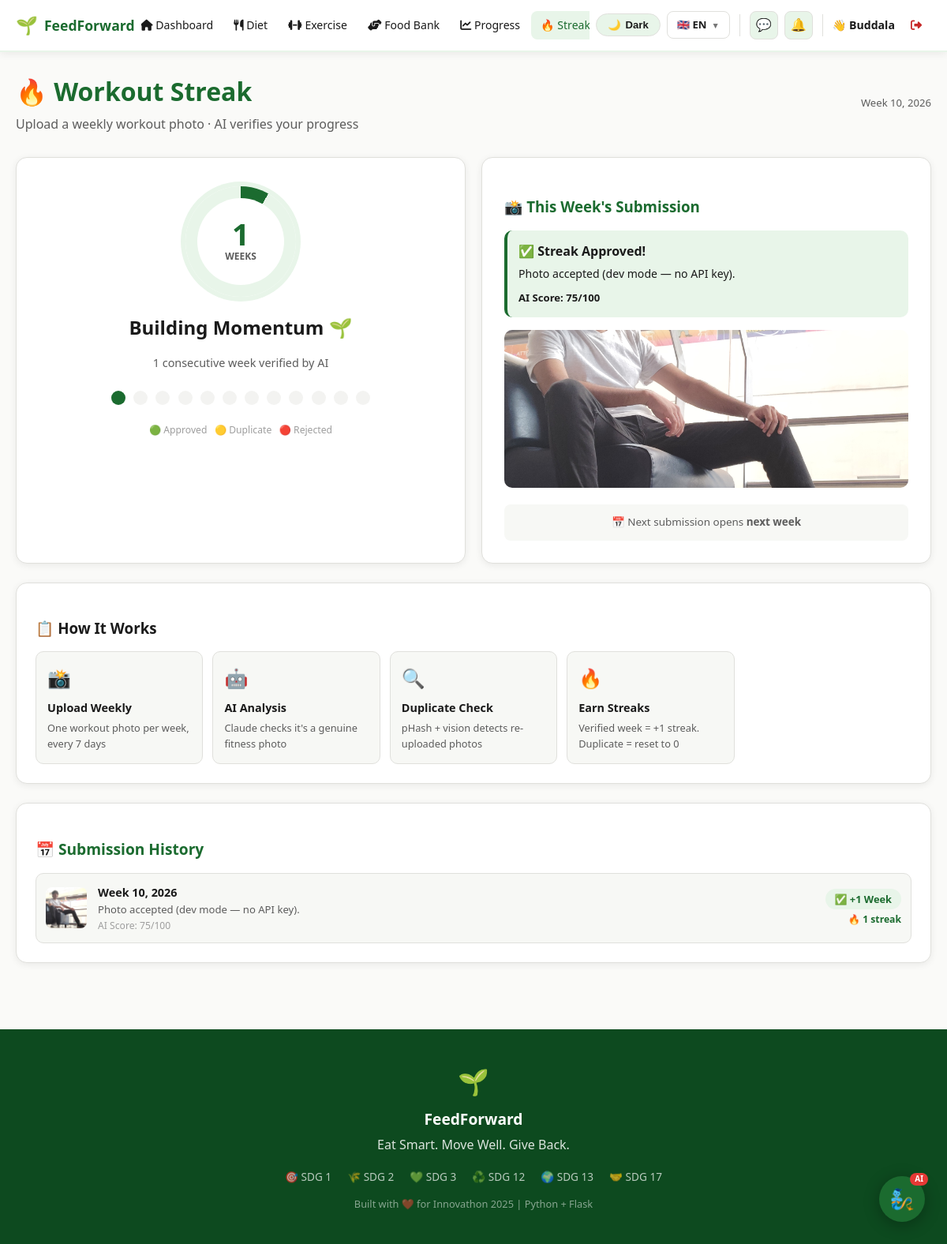
/streak/ (signed in), run on the app's committed database.
### models/user.py (models this page shows, shortened)
class User(db.Model, UserMixin):
    __tablename__ = 'users'
    id            = db.Column(db.Integer, primary_key=True)
    name          = db.Column(db.String(100), nullable=False)
    email         = db.Column(db.String(120), unique=True, nullable=False)
    password_hash = db.Column(db.String(200), nullable=False)
    role          = db.Column(db.String(20), default='user')  # user / donor / recipient / admin
    age           = db.Column(db.Integer)
    weight        = db.Column(db.Float)
    height        = db.Column(db.Float)
    gender        = db.Column(db.String(10))
    dietary_pref  = db.Column(db.String(20))   # veg / non_veg / vegan
    health_goal   = db.Column(db.String(20))   # lose_weight / gain_muscle / stay_fit
    fitness_level = db.Column(db.String(20))   # beginner / intermediate / advanced
    equipment     = db.Column(db.String(20))   # none / dumbbells / gym
    days_per_week = db.Column(db.Integer, default=4)
    location      = db.Column(db.String(200))
    latitude      = db.Column(db.Float)
    longitude     = db.Column(db.Float)
    profile_complete = db.Column(db.Boolean, default=False)
    allergies     = db.Column(db.String(200), default='')  # comma-separated e.g. "gluten,dairy,nuts"
    created_at    = db.Column(db.DateTime, default=datetime.utcnow)
    meal_plans    = db.relationship('MealPlan',     backref='user', lazy=True)
    exercise_plans= db.relationship('ExercisePlan', backref='user', lazy=True)
    donations     = db.relationship('FoodListing',  foreign_keys='FoodListing.donor_id',    backref='donor',     lazy=True)
    claims        = db.relationship('FoodListing',  foreign_keys='FoodListing.claimed_by',  backref='recipient', lazy=True)
    progress_logs = db.relationship('ProgressLog',  backref='user', lazy=True)

### models/streak_photo.py (models this page shows)
class StreakPhoto(db.Model):
    __tablename__ = 'streak_photos'
    id           = db.Column(db.Integer, primary_key=True)
    user_id      = db.Column(db.Integer, db.ForeignKey('users.id'), nullable=False)
    photo_path   = db.Column(db.String(300), nullable=False)
    photo_hash   = db.Column(db.String(64),  nullable=False)
    week_number  = db.Column(db.Integer, nullable=False)
    year         = db.Column(db.Integer, nullable=False)
    ai_verdict   = db.Column(db.String(20), default='pending')  # pending/approved/rejected/duplicate
    ai_feedback  = db.Column(db.Text)
    ai_score     = db.Column(db.Float)
    streak_count = db.Column(db.Integer, default=0)
    uploaded_at  = db.Column(db.DateTime, default=datetime.utcnow)
    user = db.relationship('User', backref=db.backref('streak_photos', lazy=True))

### routes/streak.py (the view)
@streak_bp.route('/')
@login_required
def index():
    year, week    = get_week_key()
    current_streak = get_current_streak(current_user.id)
    this_week     = StreakPhoto.query.filter_by(
        user_id=current_user.id, year=year, week_number=week).first()
    history       = (StreakPhoto.query.filter_by(user_id=current_user.id)
                     .order_by(StreakPhoto.year.desc(), StreakPhoto.week_number.desc())
                     .limit(12).all())
    return render_template('streak/index.html', current_streak=current_streak,
                           this_week=this_week, history=history, week=week, year=year)

### templates/streak/index.html (shortened to what this page needs)
{% extends 'base.html' %}
{% block content %}
<div style="display:flex;justify-content:space-between;align-items:center;flex-wrap:wrap;gap:12px;margin-bottom:28px;">
  <div>
    <h1 style="font-size:2rem;font-weight:800;color:var(--green);margin:0;">🔥 Workout Streak</h1>
    <p style="color:var(--text2);margin:4px 0 0;">Upload a weekly workout photo · AI verifies your progress</p>
  </div>
  <div style="font-size:.82rem;color:var(--text2);">Week {{ week }}, {{ year }}</div>
</div>
<div style="display:grid;grid-template-columns:1fr 1fr;gap:20px;margin-bottom:24px;">
  <div class="card" style="text-align:center;padding:36px 24px;">
    <div class="streak-ring" id="streakRing">
      <div class="streak-inner">
        <div style="font-size:2.4rem;font-weight:900;color:var(--green);line-height:1;">{{ current_streak }}</div>
        <div style="font-size:.75rem;font-weight:700;color:var(--text2);">WEEKS</div>
      </div>
    </div>
    <h2 style="font-weight:800;margin-bottom:6px;">
      {% if current_streak == 0 %}Start Your Streak! 💪
      {% elif current_streak < 4 %}Building Momentum 🌱
      {% elif current_streak < 8 %}On Fire! 🔥
      {% elif current_streak < 12 %}Unstoppable! ⚡
      {% else %}Legend Status! 🏆{% endif %}
    </h2>
    <p style="color:var(--text2);font-size:.9rem;margin-bottom:20px;">
      {% if current_streak == 0 %}Upload your first photo to begin
      {% else %}{{ current_streak }} consecutive week{{ 's' if current_streak != 1 }} verified by AI{% endif %}
    </p>
    <div style="margin-bottom:12px;">
      {% for entry in history[::-1] %}
      <span class="week-dot" title="Week {{ entry.week_number }}: {{ entry.ai_verdict }}"
            style="background:{% if entry.ai_verdict=='approved' %}var(--green){% elif entry.ai_verdict=='duplicate' %}var(--yellow){% elif entry.ai_verdict=='rejected' %}var(--red){% else %}var(--border){% endif %};"></span>
      {% endfor %}
      {% for i in range([12 - history|length, 0]|max) %}
      <span class="week-dot" style="background:var(--border);opacity:.4;"></span>
      {% endfor %}
    </div>
    <div style="font-size:.76rem;color:var(--text3);">🟢 Approved &nbsp; 🟡 Duplicate &nbsp; 🔴 Rejected</div>
  </div>
  <div class="card" style="padding:28px;">
    {% if this_week %}
      <h3 style="font-weight:700;margin-bottom:16px;color:var(--green);">📸 This Week's Submission</h3>
      <div class="verdict-{{ this_week.ai_verdict }}" style="border-radius:10px;padding:14px;margin-bottom:16px;">
        <div style="font-weight:700;font-size:1rem;margin-bottom:4px;">
          {% if this_week.ai_verdict=='approved' %}✅ Streak Approved!
          {% elif this_week.ai_verdict=='duplicate' %}⚠️ Duplicate Detected
          {% else %}❌ Not Approved{% endif %}
        </div>
        <p style="font-size:.88rem;margin:0;">{{ this_week.ai_feedback }}</p>
        {% if this_week.ai_score %}
        <div style="margin-top:8px;font-size:.82rem;font-weight:600;">AI Score: <strong>{{ this_week.ai_score|int }}/100</strong></div>
        {% endif %}
      </div>
      {% if this_week.photo_path %}
      <img src="/{{ this_week.photo_path }}" style="width:100%;border-radius:10px;max-height:200px;object-fit:cover;">
      {% endif %}
      <div style="margin-top:14px;padding:12px;background:var(--surface2);border-radius:8px;font-size:.84rem;color:var(--text2);text-align:center;">
        📅 Next submission opens <strong>next week</strong>
      </div>
    {% endif %}
  </div>
</div>
<div class="card" style="margin-bottom:24px;">
  <h3 style="font-weight:700;margin-bottom:14px;">📋 How It Works</h3>
  <div style="display:grid;grid-template-columns:repeat(auto-fill,minmax(200px,1fr));gap:12px;">
    {% for icon,title,desc in [
      ('📸','Upload Weekly','One workout photo per week, every 7 days'),
      ('🤖','AI Analysis','Claude checks it\'s a genuine fitness photo'),
      ('🔍','Duplicate Check','pHash + vision detects re-uploaded photos'),
      ('🔥','Earn Streaks','Verified week = +1 streak. Duplicate = reset to 0'),
    ] %}
    <div style="background:var(--surface2);border-radius:10px;padding:14px;border:1px solid var(--border);">
      <div style="font-size:1.5rem;margin-bottom:6px;">{{ icon }}</div>
      <div style="font-weight:700;font-size:.9rem;margin-bottom:4px;">{{ title }}</div>
      <div style="font-size:.8rem;color:var(--text2);">{{ desc }}</div>
    </div>
    {% endfor %}
  </div>
</div>
{% if history %}
<div class="card">
  <h3 class="section-title">📅 Submission History</h3>
  <div style="display:flex;flex-direction:column;gap:10px;">
    {% for entry in history %}
    <div style="display:flex;align-items:center;gap:14px;padding:12px;background:var(--surface2);border-radius:10px;border:1px solid var(--border);">
      {% if entry.photo_path %}
      <img src="/{{ entry.photo_path }}" style="width:52px;height:52px;object-fit:cover;border-radius:8px;flex-shrink:0;">
      {% else %}
      <div style="width:52px;height:52px;background:var(--border);border-radius:8px;display:flex;align-items:center;justify-content:center;font-size:1.5rem;flex-shrink:0;">📸</div>
      {% endif %}
      <div style="flex:1;">
        <div style="font-weight:700;font-size:.9rem;">Week {{ entry.week_number }}, {{ entry.year }}</div>
        <div style="font-size:.82rem;color:var(--text2);">{{ (entry.ai_feedback or '')[:80] }}{% if entry.ai_feedback and entry.ai_feedback|length > 80 %}…{% endif %}</div>
        {% if entry.ai_score %}<div style="font-size:.76rem;color:var(--text3);">AI Score: {{ entry.ai_score|int }}/100</div>{% endif %}
      </div>
      <div style="text-align:right;flex-shrink:0;">
        <span class="badge-{% if entry.ai_verdict=='approved' %}green{% elif entry.ai_verdict=='duplicate' %}yellow{% else %}red{% endif %}">
          {% if entry.ai_verdict=='approved' %}✅ +1 Week
          {% elif entry.ai_verdict=='duplicate' %}⚠️ Duplicate
          {% else %}❌ Rejected{% endif %}
        </span>
        {% if entry.streak_count > 0 %}
        <div style="font-size:.76rem;color:var(--green);font-weight:700;margin-top:4px;">🔥 {{ entry.streak_count }} streak</div>
        {% endif %}
      </div>
    </div>
    {% endfor %}
  </div>
</div>
{% endif %}
{% endblock %}

### templates/base.html (shortened to what this page needs)
<!DOCTYPE html>
<html lang="{{ lang }}" data-theme="light">
<head>
  <link href="https://cdnjs.cloudflare.com/ajax/libs/font-awesome/6.4.0/css/all.min.css" rel="stylesheet"/>
  <link rel="stylesheet" href="https://unpkg.com/leaflet@1.9.4/dist/leaflet.css"/>
</head>
<body>
<nav style="background:var(--nav-bg);border-bottom:2px solid var(--nav-border);
            position:sticky;top:0;z-index:1000;box-shadow:0 2px 10px var(--shadow);">
  <div style="max-width:1280px;margin:0 auto;padding:0 20px;
              display:flex;align-items:center;justify-content:space-between;
              height:64px;gap:8px;">
    <a href="{{ url_for('main.index') }}"
       style="display:flex;align-items:center;gap:8px;flex-shrink:0;">
      <span style="font-size:1.4rem;">🌱</span>
      <span style="font-size:1.1rem;font-weight:800;color:var(--green);">FeedForward</span>
    </a>
    {% if current_user.is_authenticated %}
    <div style="display:flex;gap:2px;align-items:center;overflow-x:auto;flex:1;justify-content:center;">
      <a href="{{ url_for('main.dashboard') }}"
         class="nav-link {% if request.endpoint=='main.dashboard' %}active{% endif %}">
        <i class="fas fa-home"></i> {{ t.nav_dashboard }}
      </a>
      <a href="{{ url_for('diet.index') }}"
         class="nav-link {% if 'diet' in (request.endpoint or '') %}active{% endif %}">
        <i class="fas fa-utensils"></i> {{ t.nav_diet }}
      </a>
      <a href="{{ url_for('exercise.index') }}"
         class="nav-link {% if 'exercise' in (request.endpoint or '') %}active{% endif %}">
        <i class="fas fa-dumbbell"></i> {{ t.nav_exercise }}
      </a>
      <a href="{{ url_for('foodbank.index') }}"
         class="nav-link {% if 'foodbank' in (request.endpoint or '') %}active{% endif %}">
        <i class="fas fa-hands-helping"></i> {{ t.nav_foodbank }}
      </a>
      <a href="{{ url_for('progress.index') }}"
         class="nav-link {% if 'progress' in (request.endpoint or '') %}active{% endif %}">
        <i class="fas fa-chart-line"></i> {{ t.nav_progress }}
      </a>
      <a href="{{ url_for('streak.index') }}"
         class="nav-link {% if 'streak' in (request.endpoint or '') %}active{% endif %}">
        🔥 Streak
      </a>
    </div>
    {% endif %}
    <div style="display:flex;align-items:center;gap:8px;flex-shrink:0;">
      <button id="themeToggle" onclick="toggleTheme()" title="Toggle theme">
        <span id="themeIcon">🌙</span>
        <span id="themeLabel">Dark</span>
      </button>
      <div class="lang-wrap">
        <div class="lang-trigger">
          {% if lang == 'en' %}🇬🇧 EN
          {% elif lang == 'te' %}🇮🇳 TE
          {% else %}🇮🇳 HI{% endif %}
          <span style="font-size:.65rem;opacity:.6;">▼</span>
        </div>
      </div>
      {% if current_user.is_authenticated %}
        <a href="{{ url_for('inbox.messages') }}" class="icon-btn" title="Messages">
          💬
        </a>
        <a href="{{ url_for('inbox.notifications') }}" class="icon-btn" title="Notifications">
          🔔
        </a>
        <span style="font-weight:600;color:var(--text);font-size:.88rem;">
          👋 {{ current_user.name.split()[0] }}
        </span>
        <a href="{{ url_for('auth.logout') }}" class="nav-link"
           style="color:var(--red);" title="{{ t.nav_logout }}">
          <i class="fas fa-sign-out-alt"></i>
        </a>
      {% else %}
        <a href="{{ url_for('auth.login') }}"    class="btn-secondary" style="padding:7px 16px;font-size:.88rem;">{{ t.nav_login }}</a>
        <a href="{{ url_for('auth.register') }}" class="btn-primary"   style="padding:7px 16px;font-size:.88rem;">{{ t.nav_get_started }}</a>
      {% endif %}
    </div>
  </div>
</nav>
<main style="max-width:1280px;margin:0 auto;padding:24px 20px;">
  {% block content %}{% endblock %}
</main>
<footer style="background:var(--green-dk);color:#fff;padding:40px 24px;margin-top:60px;text-align:center;">
  <div style="max-width:1280px;margin:0 auto;">
    <div style="font-size:2rem;margin-bottom:8px;">🌱</div>
    <div style="font-size:1.2rem;font-weight:700;margin-bottom:4px;">FeedForward</div>
    <div style="opacity:.85;margin-bottom:16px;">{{ t.footer_tagline }}</div>
    <div style="display:flex;justify-content:center;gap:20px;flex-wrap:wrap;opacity:.7;font-size:.85rem;margin-bottom:14px;">
      <span>🎯 SDG 1</span><span>🌾 SDG 2</span><span>💚 SDG 3</span>
      <span>♻️ SDG 12</span><span>🌍 SDG 13</span><span>🤝 SDG 17</span>
    </div>
    <div style="opacity:.5;font-size:.8rem;">{{ t.footer_built }}</div>
  </div>
</footer>
{% if current_user.is_authenticated %}
<div id="feedgenie-btn" onclick="toggleChat()"
     style="position:fixed;bottom:28px;right:28px;z-index:9000;
            width:58px;height:58px;background:var(--green);border-radius:50%;
            display:flex;align-items:center;justify-content:center;
            font-size:1.6rem;cursor:pointer;box-shadow:0 4px 20px rgba(0,0,0,.3);
            transition:transform .2s,box-shadow .2s;"
     onmouseover="this.style.transform='scale(1.12)'"
     onmouseout="this.style.transform='scale(1)'"
     title="Chat with FeedGenie">
  🧞
  <div style="position:absolute;top:-4px;right:-4px;background:#E53935;color:#fff;
              border-radius:10px;padding:1px 6px;font-size:.62rem;font-weight:800;line-height:1.4;">AI</div>
</div>
{% endif %}
</body>
</html>

### data on the page
User: name "Buddala"
StreakPhoto: ai_feedback "Photo accepted (dev mode — no API key).", ai_score "75", week_number "10", year "2026", ai_verdict "✅ +1 Week", streak_count "1"

### other printed values
{{ t.nav_dashboard }} "Dashboard"
{{ t.nav_diet }} "Diet"
{{ t.nav_exercise }} "Exercise"
{{ t.nav_foodbank }} "Food Bank"
{{ t.nav_progress }} "Progress"
{{ week }} "10"
{{ year }} "2026"
{{ current_streak }} "1"
{{ icon }} "📸" "🤖" "🔍" "🔥"
{{ title }} "Upload Weekly" "AI Analysis" "Duplicate Check" "Earn Streaks"
{{ desc }} "One workout photo per week, every 7 days" "Claude checks it's a genuine fitness photo" "pHash + vision detects re-uploaded photos" "Verified week = +1 streak. Duplicate = reset to 0"
{{ t.footer_tagline }} "Eat Smart. Move Well. Give Back."
{{ t.footer_built }} "Built with ❤️ for Innovathon 2025 | Python + Flask"
